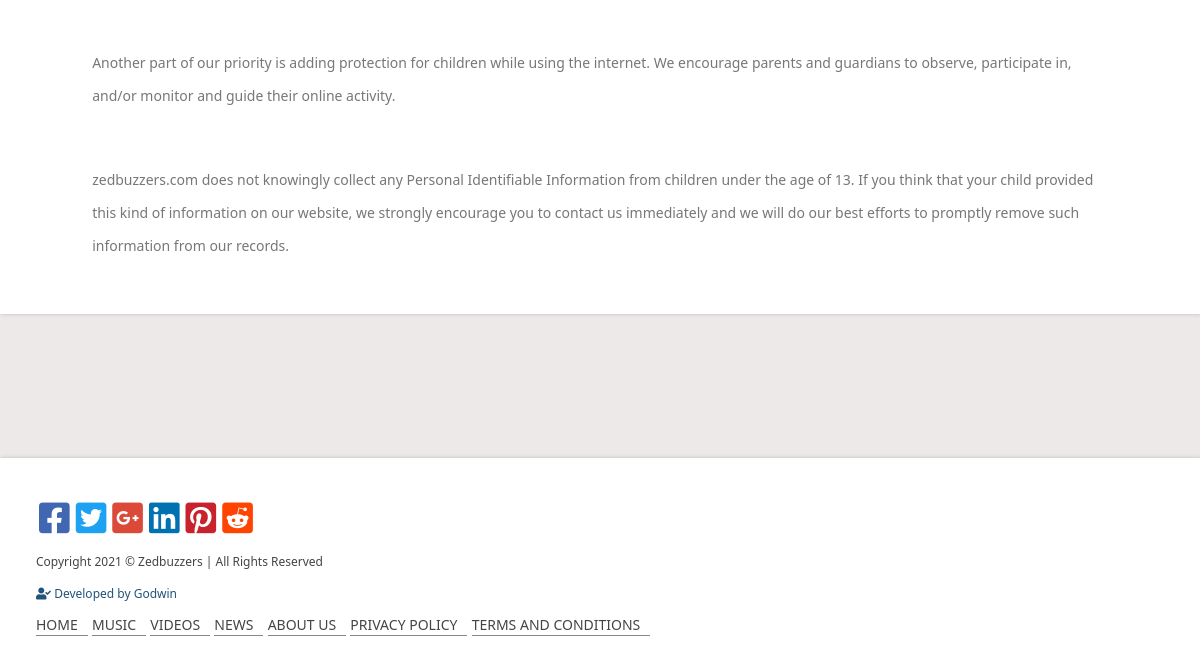
Before: /privacy_policy/ (lower part) with the older database file.
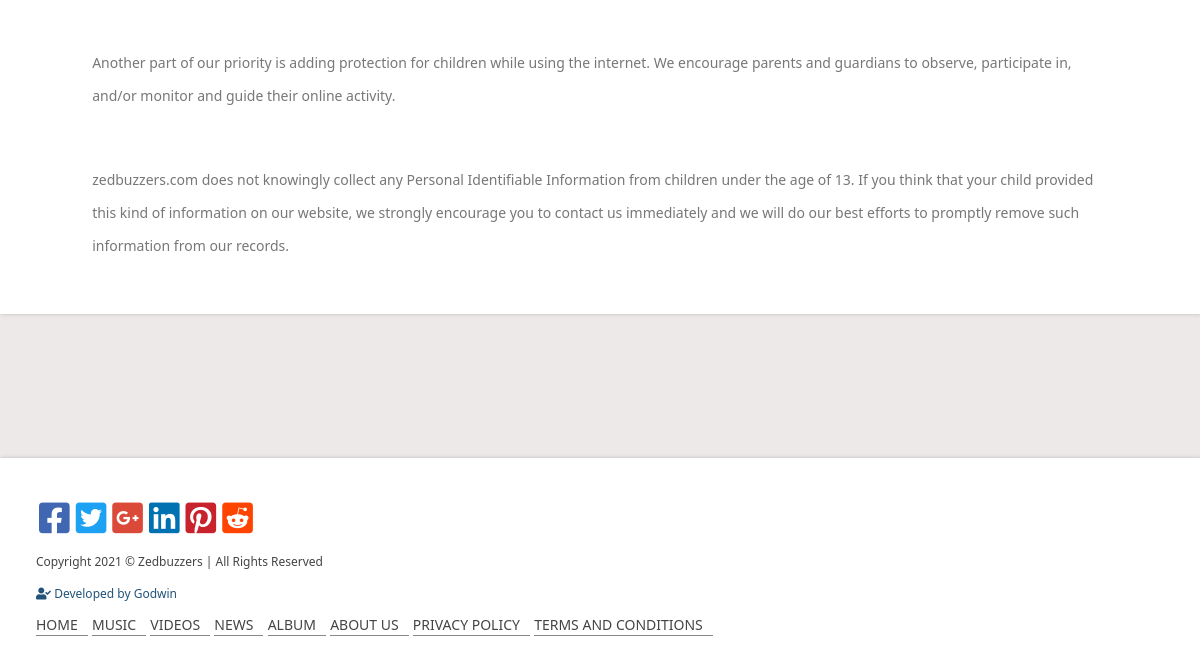
After: the same page with the newer database file.
### newwebsite/models.py (models this page shows)
class Category(models.Model):
  title = models.CharField(max_length=100)
  slug = models.SlugField(null=True, unique=True)
  def __str__(self):
    return self.title

### newwebsite/views.py (the view)
# urls.py: path('privacy_policy/', privacy_policy_list_view, name='privacy_policy'),
def privacy_policy_list_view(request):
  if request.method == 'GET':
    category_links = Category.objects.all()
    context = {
      'category_links': category_links,
    }
  return render(request, 'privacy_policy.html', context)

### newwebsite/templates/privacy_policy.html (shortened to what this page needs)
{% extends 'base.html' %} {% load static %} {% block title %} Privacy Policy - Zedbuzzers {% endblock %} {% block content %}
<div class="main">
    <div class="other_pages">
        <div class="other_pages_content_pp">
            <div class="m_c">
                <p>Another part of our priority is adding protection for children while using the internet. We encourage parents and guardians to observe, participate in, and/or monitor and guide their online activity.</p>
                <p>zedbuzzers.com does not knowingly collect any Personal Identifiable Information from children under the age of 13. If you think that your child provided this kind of information on our website, we strongly encourage you to contact us immediately
                    and we will do our best efforts to promptly remove such information from our records.</p>
            </div>
        </div>
    </div>
</div>
{% endblock %}

### newwebsite/templates/base.html (shortened to what this page needs)
<!DOCTYPE html> {% load static %}
<html lang="en">
<head>
    <link rel="stylesheet" href="{% static 'css/main.css'%}">
    <link rel="stylesheet" href="https://pro.fontawesome.com/releases/v5.10.0/css/all.css" />
</head>
<body>
    <div class="app">
        {% block content %} replace {% endblock %}
        <div class="footer ">
            <div class="icons_wrapper">
                <ul>
                    <ul>
                        <li>
                            <a href="https://www.facebook.com/zedbuzzers" id="fb" target="_blank"> <i class="fab fa-facebook-square"></i> </a>
                        </li>
                        <li>
                            <a style="color:#1da1f2;" href="https://www.facebook.com/zedbuzzers" target="_blank"><i class="fab fa-twitter-square"></i> </a>
                        </li>
                        <li>
                            <a href="https://www.facebook.com/zedbuzzers" id="google" target="_blank"> <i class="fab fa-google-plus-square"></i> </a>
                        </li>
                        <li>
                            <a href="https://www.facebook.com/zedbuzzers" id="linkedin" target="_blank"> <i class="fab fa-linkedin"></i> </a>
                        </li>
                        <li>
                            <a href="https://www.facebook.com/zedbuzzers" id="pinterest" target="_blank"> <i class="fab fa-pinterest-square"></i> </a>
                        </li>
                        <li>
                            <a href="https://www.facebook.com/zedbuzzers" id="reddit" target="_blank"> <i class="fab fa-reddit-square"></i></a>
                        </li>
                    </ul>
                </ul>
            </div>
            <div class="bottom_content ">
                <p> Copyright 2021 © Zedbuzzers | All Rights Reserved</p>
            </div>
            <small><a href="https://www.facebook.com/Godwinbanda4/" target="_blank"> <i class="fas fa-user-check"></i> Developed by Godwin</a></small>
            <div class="footer_top_content ">
                <ul>
                    <li><a href="{% url 'home' %}">Home</a></li>
                    {% for item in category_links %}
                    <li><a href="{% url 'category' item|slugify %} ">{{ item }}</a></li>
                    {% endfor %}
                    <li><a id="about" href="{% url 'about' %}">About us</a></li>
                    <li><a href="{% url 'privacy_policy' %}">privacy policy</a></li>
                    <li><a href="{% url 'Ts&Cs' %}">terms and conditions</a></li>
                </ul>
            </div>
        </div>
    </div>
</body>
</html>

Changed rows visible on the page:
added Category: title "ALBUM"
